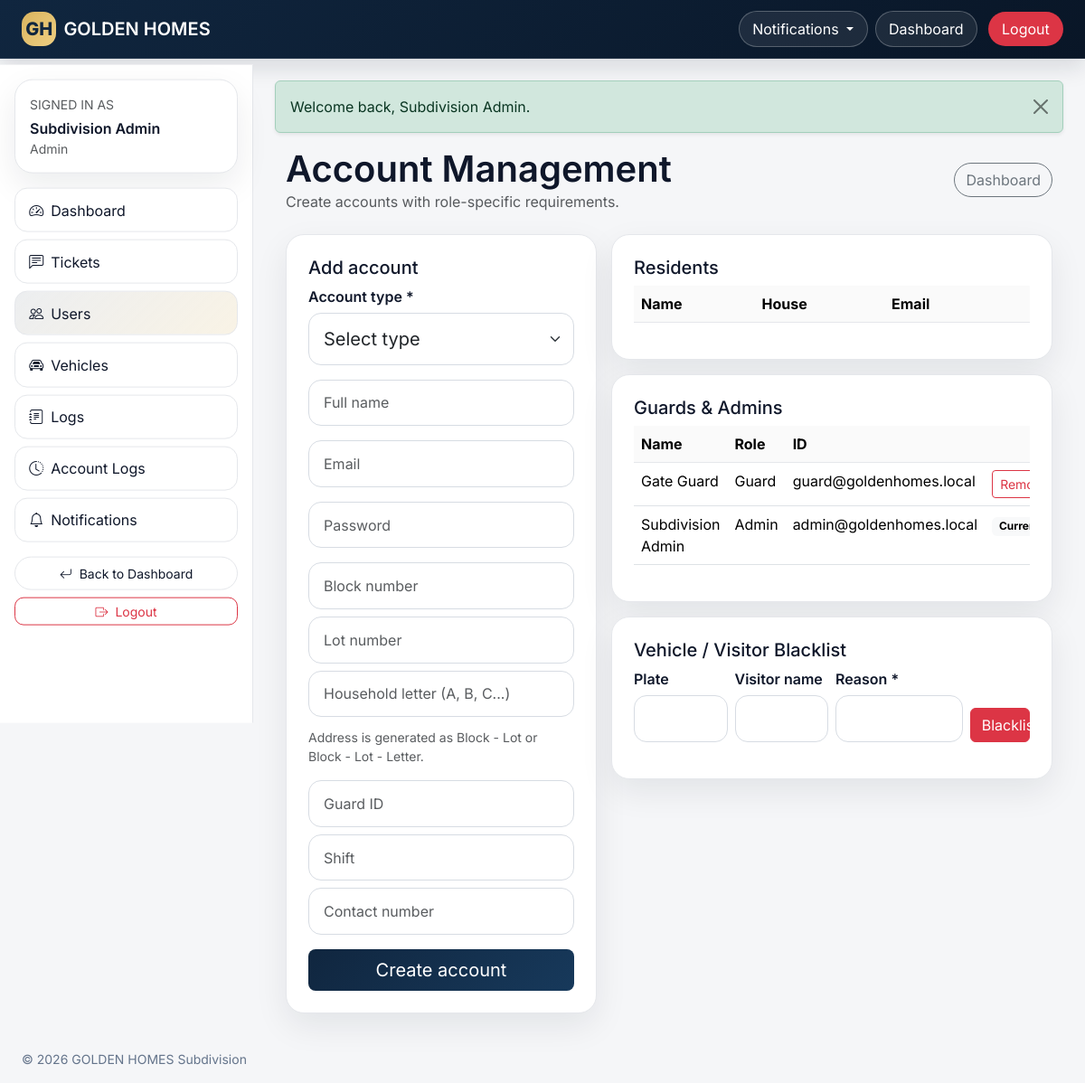
/admin/users.php (signed in), run on the app's committed database.
### tables this page shows
CREATE TABLE users (
    id BIGINT UNSIGNED AUTO_INCREMENT PRIMARY KEY,
    full_name VARCHAR(150) NOT NULL,
    email VARCHAR(150) NOT NULL UNIQUE,
    password VARCHAR(255) NOT NULL,
    role ENUM('resident', 'guard', 'admin') NOT NULL,
    status ENUM('active', 'inactive', 'suspended') NOT NULL DEFAULT 'active',
    last_login_at DATETIME NULL,
    created_at TIMESTAMP DEFAULT CURRENT_TIMESTAMP,
    updated_at TIMESTAMP DEFAULT CURRENT_TIMESTAMP ON UPDATE CURRENT_TIMESTAMP
);

### app/Controllers.php (called while the page is built, shortened)
<?php
class AdminController
{
    public function users(): void
    {
        View::render('admin/users', [
            'pageTitle' => 'Accounts',
            'residents' => ResidentModel::all(),
            'guards' => UserModel::byRole('guard'),
            'admins' => UserModel::byRole('admin'),
            'blacklist' => BlacklistModel::all(),
        ]);
    }
}
?>

### admin/users.php (called while the page is built, shortened)
<?php
(new AdminController())->users();

### app/Models.php (called while the page is built, shortened)
<?php
class UserModel
{
    public static function byRole(string $role): array
    {
        $stmt = Database::pdo()->prepare("SELECT * FROM users WHERE role = ? ORDER BY full_name ASC");
        $stmt->execute([$role]);
        return $stmt->fetchAll();
    }
}
?>

### app/views/admin/users.php (the view, shortened to what this page needs)
<?php
include app_path('views/layouts/header.php');
?>
<div class="container-fluid"><div class="d-flex justify-content-between align-items-center mb-4"><div><h1 class="display-6 fw-semibold mb-0">Account Management</h1><div class="text-muted">Create accounts with role-specific requirements.</div></div><a class="btn btn-outline-secondary rounded-pill" href="<?=e(url('admin/dashboard.php'))?>">Dashboard</a></div>
<div class="row g-3"><div class="col-xl-5"><div class="gh-card p-4"><h3 class="h5">Add account</h3><form method="post" id="accountForm" class="d-grid gap-3"><?=csrf_field()?><input type="hidden" name="action" value="create_user"><div><label>Account type *</label><select class="form-select form-select-lg" id="accountRole" name="role" required><option value="">Select type</option><option value="resident">Resident</option><option value="guard">Guard</option><option value="admin">Admin</option></select></div><input class="form-control" name="full_name" placeholder="Full name" required><input class="form-control" type="email" name="email" placeholder="Email" required><input class="form-control" type="password" name="password" placeholder="Password" minlength="6" required>
<div id="residentFields" class="role-fields d-grid gap-2"><input class="form-control" name="block_number" placeholder="Block number"><input class="form-control" name="lot_number" placeholder="Lot number"><input class="form-control" name="household_suffix" placeholder="Household letter (A, B, C...)"><div class="form-text">Address is generated as Block - Lot or Block - Lot - Letter.</div></div>
<div id="guardFields" class="role-fields d-grid gap-2"><input class="form-control" name="guard_code" placeholder="Guard ID"><input class="form-control" name="shift_name" placeholder="Shift"><input class="form-control" name="contact_number" placeholder="Contact number"></div>
<button class="btn gh-primary btn-lg">Create account</button></form></div></div>
<div class="col-xl-7"><div class="gh-card p-4 mb-3"><h3 class="h5">Residents</h3><div class="table-responsive"><table class="table gh-table"><thead><tr><th>Name</th><th>House</th><th>Email</th><th></th></tr></thead></table></div></div>
<div class="gh-card p-4"><h3 class="h5">Guards & Admins</h3><div class="table-responsive"><table class="table gh-table"><thead><tr><th>Name</th><th>Role</th><th>ID</th><th></th></tr></thead><tbody><?php foreach(array_merge($guards,$admins) as $u): ?><tr><td><?=e($u['full_name'])?></td><td class="text-capitalize"><?=e($u['role'])?></td><td><?=e($u['email'])?></td><td><?php if((int)$u['id']!==(int)current_user()['id']): ?><form method="post" onsubmit="return confirm('Remove account?')"><?=csrf_field()?><input type="hidden" name="action" value="delete_user"><input type="hidden" name="user_id" value="<?= (int)$u['id']?>"><button class="btn btn-sm btn-outline-danger">Remove</button></form><?php else:?><span class="badge text-bg-light">Current admin</span><?php endif;?></td></tr><?php endforeach;?></tbody></table></div></div>
<div class="gh-card p-4 mt-3"><h3 class="h5">Vehicle / Visitor Blacklist</h3>
<form method="post" class="row g-2 align-items-end mb-3"><?=csrf_field()?><input type="hidden" name="action" value="blacklist_add"><div class="col-md-3"><label>Plate</label><input class="form-control" name="plate_number"></div><div class="col-md-3"><label>Visitor name</label><input class="form-control" name="visitor_name"></div><div class="col-md-4"><label>Reason *</label><input class="form-control" name="reason" required></div><div class="col-md-2"><button class="btn btn-danger w-100">Blacklist</button></div></form>
</div></div></div></div>
<?php include app_path('views/layouts/footer.php'); ?>

### app/views/partials/sidebar.php
<?php
$user = current_user();
$role = $user['role'] ?? '';
$links = match ($role) {
    'resident' => [
        ['Dashboard', 'resident/dashboard.php', 'bi-speedometer2'],
        ['Requests', 'resident/requests.php', 'bi-person-lines-fill'],
        ['Vehicles', 'resident/vehicles.php', 'bi-car-front'],
        ['Tickets', 'resident/tickets.php', 'bi-chat-left-text'],
        ['Notifications', 'notifications.php', 'bi-bell'],
    ],
    'guard' => [
        ['Dashboard', 'guard/dashboard.php', 'bi-speedometer2'],
        ['Quick Scan', 'guard/scan.php', 'bi-qr-code-scan'],
        ['Logs', 'guard/logs.php', 'bi-journal-text'],
        ['Blacklist', 'guard/blacklist.php', 'bi-slash-circle'],
        ['Notifications', 'notifications.php', 'bi-bell'],
    ],
    'admin' => [
        ['Dashboard', 'admin/dashboard.php', 'bi-speedometer2'],
        ['Tickets', 'admin/tickets.php', 'bi-chat-left-text'],
        ['Users', 'admin/users.php', 'bi-people'],
        ['Vehicles', 'admin/vehicles.php', 'bi-car-front'],
        ['Logs', 'admin/logs.php', 'bi-journal-text'],
        ['Account Logs', 'admin/account_logs.php', 'bi-clock-history'],
        ['Notifications', 'notifications.php', 'bi-bell'],
    ],
    default => []
};
$current = trim(parse_url($_SERVER['REQUEST_URI'] ?? '', PHP_URL_PATH) ?? '');
?>
<aside class="gh-sidebar d-none d-lg-block">
    <div class="p-3">
        <div class="gh-sidebar-card">
            <div class="small text-uppercase text-muted mb-1">Signed in as</div>
            <div class="fw-semibold"><?= e($user['name'] ?? 'User') ?></div>
            <div class="small text-muted text-capitalize"><?= e($role) ?></div>
        </div>
        <div class="mt-3 d-grid gap-2">
            <?php foreach ($links as [$label, $href, $icon]): ?>
                <a class="btn <?= str_contains($current, $href) ? 'btn-ghost-active' : 'btn-ghost' ?>" href="<?= e(url($href)) ?>">
                    <i class="bi <?= e($icon) ?> me-2"></i><?= e($label) ?>
                </a>
            <?php endforeach; ?>
        </div>
        <div class="mt-3 d-grid gap-2">
            <a class="btn btn-sm gh-btn-soft" href="<?= e(dashboard_url($user)) ?>"><i class="bi bi-arrow-return-left me-2"></i>Back to Dashboard</a>
            <a class="btn btn-sm gh-dashboard-logout" href="<?= e(url('logout.php')) ?>"><i class="bi bi-box-arrow-right me-2"></i>Logout</a>
        </div>
    </div>
</aside>

### assets/css/app.css (style rules this page uses)
:root { --gh-navy:#10263f; --gh-navy-2:#17395b; --gh-gold:#d9b45f; --gh-gold-2:#efcf82; --gh-bg:#f5f6f8; --gh-surface:#ffffff; --gh-border:#e5e7eb; --gh-text:#0f172a; --gh-muted:#64748b; --gh-shadow:0 14px 36px rgba(15,23,42,.08); --gh-radius:20px; }
* { box-sizing:border-box }
html,body { height:100% }
body { font-family:'Inter',system-ui,-apple-system,BlinkMacSystemFont,'Segoe UI',sans-serif; color:var(--gh-text); background:var(--gh-bg); }
a { text-decoration:none }
small,.small { color:var(--gh-muted) }
.gh-btn-soft { border:1px solid var(--gh-border);background:#fff;border-radius:999px;padding:.45rem .95rem;color:var(--gh-text); }
.gh-sidebar { width:280px;background:#fff;border-right:1px solid var(--gh-border);position:sticky;top:72px;height:calc(100vh - 72px); }
.gh-sidebar-card,.gh-card,.gh-card-soft,.gh-stat { background:var(--gh-surface);border:1px solid var(--gh-border);border-radius:var(--gh-radius);box-shadow:var(--gh-shadow); }
.gh-sidebar-card { padding:1rem }
.gh-primary { background:linear-gradient(135deg,var(--gh-navy),var(--gh-navy-2));border:none;color:#fff }
.form-control,.form-select { border-radius:14px;border:1px solid #d7dce3;padding:.8rem 1rem }
label { font-weight:600;margin-bottom:.35rem }
.gh-card { box-shadow:var(--gh-shadow) }
.btn-ghost,.btn-ghost-active { display:block;width:100%;border-radius:14px;padding:.72rem .95rem;text-align:left;border:1px solid var(--gh-border);background:#fff;color:var(--gh-text) }
.btn-ghost-active { background:linear-gradient(135deg, rgba(16,38,63,.08), rgba(217,180,95,.16)) }
.gh-table thead th { background:#fafafa;border-bottom:1px solid var(--gh-border)!important }
.gh-dashboard-logout { background:#fff!important;border:1px solid #dc3545!important;color:#dc3545!important;border-radius:10px!important }

### data on the page
users: full_name "Subdivision Admin", role "Admin", email "admin@goldenhomes.local", shows "Current admin"
users: full_name "Gate Guard", role "Guard", email "guard@goldenhomes.local"

### other printed values
APP_SHORT "GOLDEN HOMES"
$label "Dashboard"
$label "Tickets"
$label "Users"
$label "Vehicles"
$label "Logs"
$label "Account Logs"
$label "Notifications"
$flash['message'] "Welcome back, Subdivision Admin."
APP_NAME "GOLDEN HOMES Subdivision"
